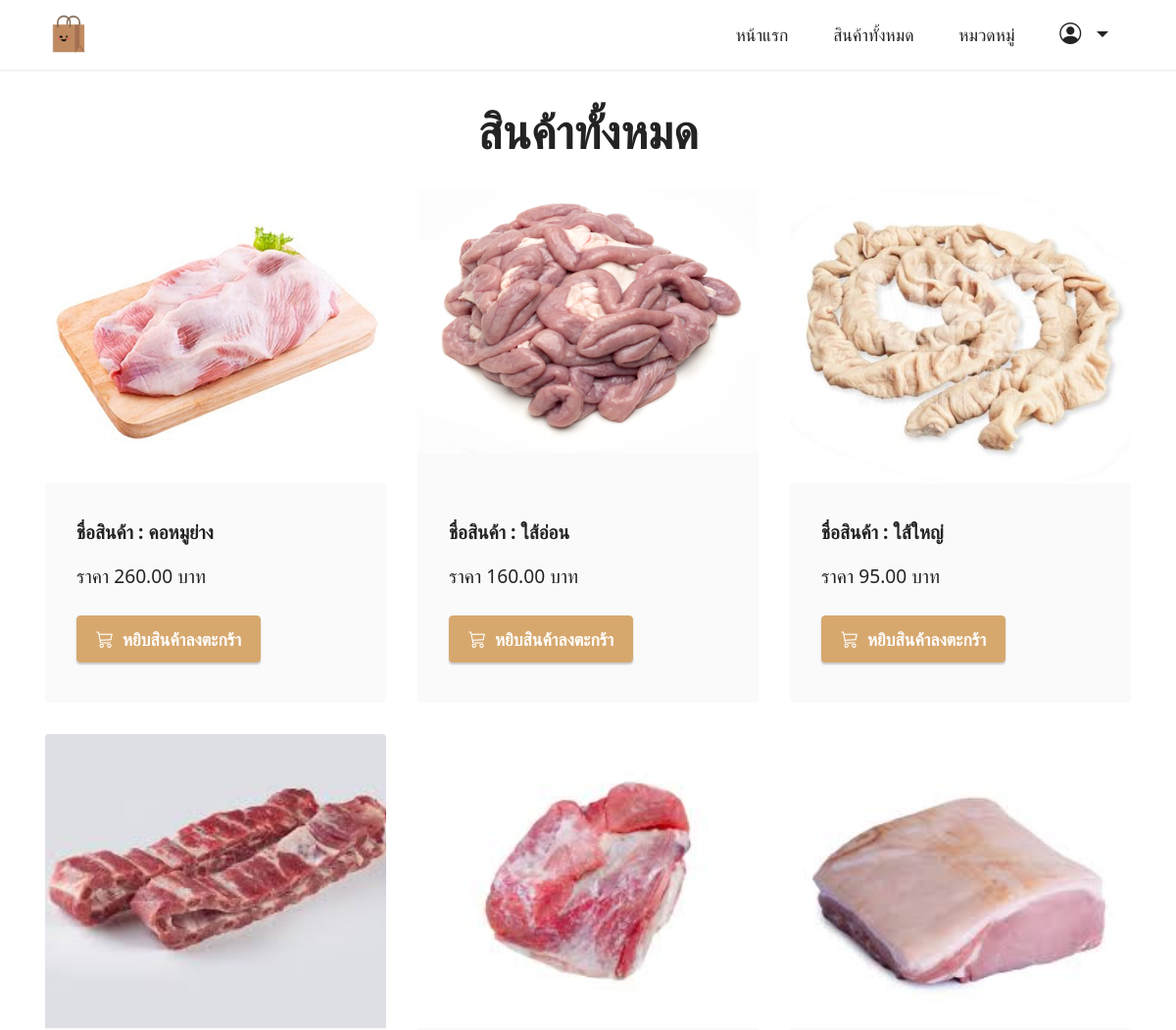
/product/ (upper part), run on an earlier commit of the app's database.
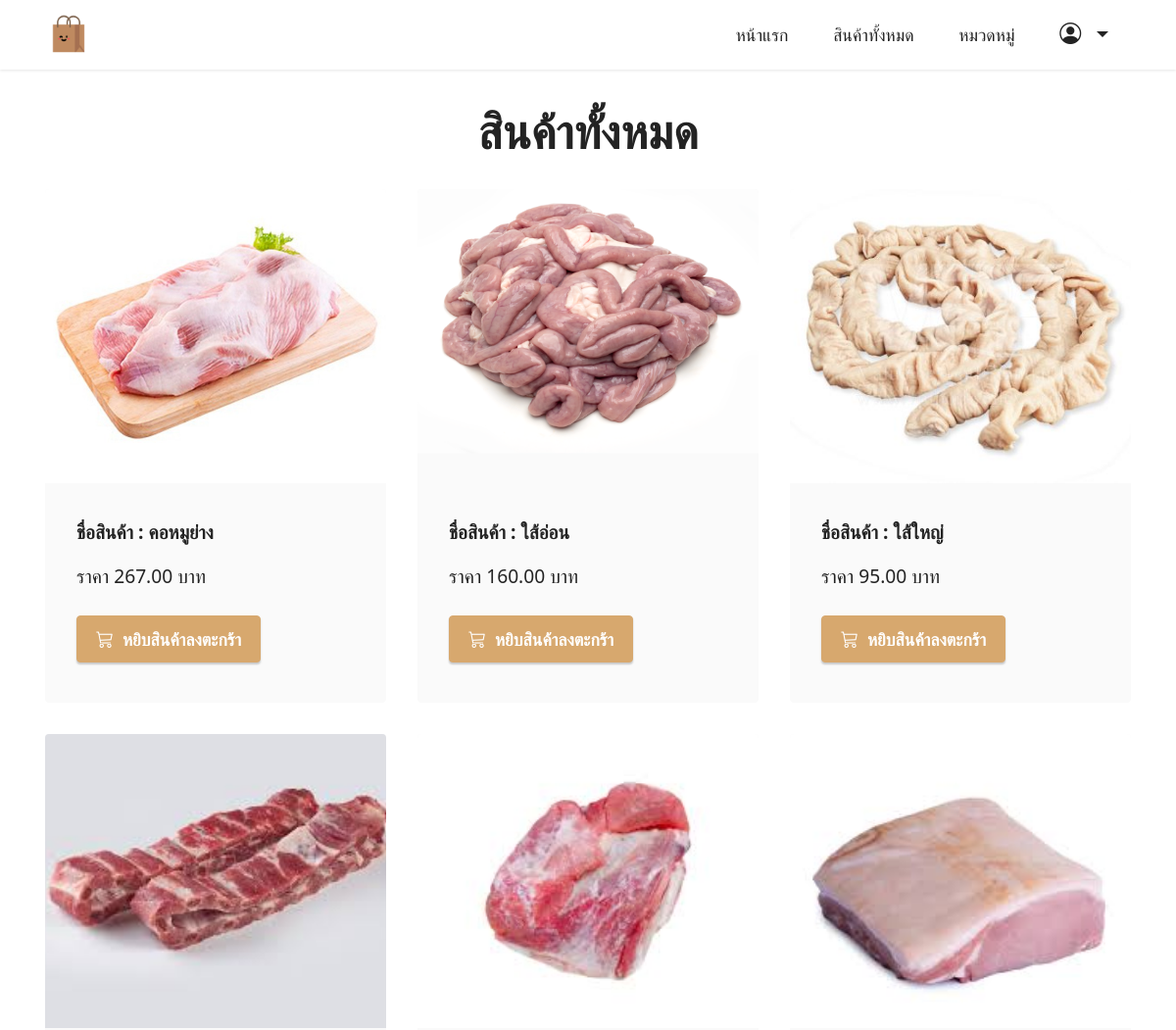
And on a later commit of the database.
### productapp/models.py (models this page shows, shortened)
class Product1(models.Model):
    category = models.ForeignKey(Category, on_delete=models.CASCADE,null=True)  # เชื่อมโยงกับ Category
    name = models.CharField(max_length=100)  # ชื่อสินค้า
    description = models.TextField(max_length=500)
    price = models.DecimalField(max_digits=10, decimal_places=2)
    stock = models.DecimalField(max_digits=10, decimal_places=2)
    is_trending = models.BooleanField(default=False)
    image = models.ImageField(upload_to="product")
    profitprice = models.DecimalField(max_digits=10, decimal_places=2)
    created_at = models.DateTimeField(auto_now_add=True)  # วันที่เพิ่ม
    updated_at = models.DateTimeField(auto_now=True)      # วันที่แก้ไข
    barcode = models.CharField(max_length=13, unique=True) # สามารถที่จะทำการเพิ่มได้แค่ 13 ตัว
    class Meta:
        verbose_name = "Product"
        verbose_name_plural = "รายการสินค้า"

### productapp/views.py (the view)
# urls.py: path('product/',views.product_list,name='product1'),
def product_list(request):
     all_product=Product1.objects.all().order_by("category") # เรียกลำดับจากชื่อสินค้า ถ้าเป็นการเพิ่ม order_by ตัวนี้จะมีการเชื่อมโยงกับ Product.html
     page=request.GET.get("page") # ดึงค่า parameter page เพิ่อระบุว่าผู้ใช้ต้องการดูหน้าที่เท่าไหร่ ถ้าไม่มี parametre page ใน url ค่านี้จะเป็น  None
     paginator=Paginator(all_product,10) #สร้าง object Paginator เพื่อแบ่งข้อมูล all_product ออกเป็นหน้า page โดยแต่ล่ะหน้าจะแสดงข้อมูล 3 รายการ
     all_product=paginator.get_page(page) #ดึงข้อมูลของหน้าที่ผู้ชายที่จะต้องการดู (ตามค่า page ที่ได้จาก url ) ถ้า page เป็น None  หรือไม่ถูกต้อง (เช่น มากกว่าจำนวณหน้าทั้งหมด ) จะดึงข้อมูลหน้าแรกมาให้โดยอัตโนมัติ
     return render (request,"product.html",{"all_product":all_product}) #ทำการดึงค่าตัวแปรมาเก็บไว้แล้ว Return กับไป

### productapp/templates/product.html (shortened to what this page needs)
{% extends "layout.html"%}
{% load humanize %}
{% block content%}
<section class="content2 cid-tsEQSCqggh" id="content2-2">
    <div class="container">
        <div class="mbr-section-head">
            <h4 class="mbr-section-title mbr-fonts-style align-center mb-0 display-2">
                <strong>สินค้าทั้งหมด</strong>
            </h4>
        </div>
        <div class="row mt-4">
        {% for Product1 in all_product %}
        <div class="item features-image сol-12 col-md-6 col-lg-4">
            <div class="item-wrapper">
                <div class="item-img">
                    <a href="{% url 'productDetail' Product1.id %}">
                        <img src="{{ Product1.image.url }}" >
                    </a>
                </div>
                <div class="item-content">
                    <h6 class="item-subtitle mbr-fonts-style mt-1 display-7">
                        <strong>ชื่อสินค้า : {{Product1.name}}</strong>
                    </h6>
                    <p class="mbr-text mbr-fonts-style mt-3 display-7">ราคา {{Product1.price | intcomma}} บาท</p>
                </div>
                <div class="mbr-section-btn item-footer mt-2">
                    {%if Product1.stock <= 0 %}
                         <h2 class="text-secondary text-center" t>สินค้าหมด</h2>
                    {% else %}
                        <a href="{% url 'addCart' Product1.id %}" class="btn btn-primary display-4">
                             <i class="bi bi-cart3"></i></i>&nbsp;
                                หยิบสินค้าลงตะกร้า
                         </a>
                     {% endif %}
                </div>
            </div>
        </div>
        {% endfor %}
    </div>
</section>
{% endblock%}

### productapp/templates/layout.html (shortened to what this page needs)
<!DOCTYPE html>
<html>
   {% load static %}
<head>
    <link href="https://cdn.jsdelivr.net/npm/bootstrap@5.0.2/dist/css/bootstrap.min.css" rel="stylesheet">
    <link rel="stylesheet" href="https://cdn.jsdelivr.net/npm/bootstrap-icons@1.10.5/font/bootstrap-icons.css">
    <link rel="stylesheet" href="{% static "assets/dropdown/css/style.css" %}">
    <link rel="stylesheet" href="{% static "assets/theme/css/style.css" %}">
    <link rel="stylesheet" href="{% static "assets/custom/css/custom-style.css" %}" type="text/css">
</head>
<body>
    <section class="menu menu3 cid-tsEQosCCDP" id="menu3-0">
        <nav class="navbar navbar-dropdown navbar-fixed-top navbar-expand-lg">
            <div class="container">
                <div class="navbar-brand">
                    <span class="navbar-logo">
                        <a href="/">
                            <img src="{% static "assets/images/shopping-bag.png" %}" style="height: 3rem;text-align: left;">
                        </a>
                    </span>
                </div>
                <div class="collapse navbar-collapse" id="navbarSupportedContent">
                    <ul class="navbar-nav nav-dropdown nav-right" data-app-modern-menu="true">
                        <li class="nav-item">
                            <a class="nav-link link text-black show display-4" href="/">หน้าแรก</a>
                        </li>
                        <li class="nav-item">
                            <a class="nav-link link text-black show display-4" href="/product">สินค้าทั้งหมด</a>
                        </li>
                        <li class="nav-item">
                            <a class="nav-link link text-black show display-4" href="/product">หมวดหมู่</a>
                        </li>
                            {% if request.user.is_authenticated %}
                            <li class="nav-item dropdown">
                                <a class="nav-link link text-black dropdown-toggle show display-4" data-toggle="dropdown-submenu" data-bs-toggle="dropdown" data-bs-auto-close="outside" aria-expanded="false">
                                    <span class="bi bi-person-circle iconfont"></span>
                                </a>
                                <div class="dropdown-menu show" aria-labelledby="dropdown-751" data-bs-popper="none">
                                    <a class="text-black show dropdown-item display-4" href="/orderHistory">สวัดดี,{{request.user.username}}</a>
                                    <a class="text-black show dropdown-item display-4" href="logout">ออกจากระบบ</a>
                                </div>
                            </li>
                            <li class="nav-item">
                                <a class="nav-link link text-black show display-4" href="/cart">
                                    <span class="bi bi-cart3 iconfont iconfont-btn"></span>
                                </a>
                            </li>
                            {% else %}
                            <li class="nav-item dropdown">
                                <a class="nav-link link text-black dropdown-toggle show display-4" data-toggle="dropdown-submenu" data-bs-toggle="dropdown" data-bs-auto-close="outside" aria-expanded="false">
                                    <span class="bi bi-person-circle iconfont"></span>
                                </a>
                            </li>
                            {% endif %}
                    </ul>
                </div>
            </div>
        </nav>
    </section>
    {% block content%}
    {% endblock %}
</body>
</html>

### productapp/static/assets/dropdown/css/style.css (style rules this page uses)
.navbar-dropdown { left: 0; padding: 0; position: absolute; right: 0; top: 0; transition: all 0.45s ease; z-index: 1030; background: #282828; }
.navbar-dropdown .navbar-logo { margin-right: 0.8rem; transition: margin 0.3s ease-in-out; vertical-align: middle; }
.navbar-dropdown .navbar-logo img { height: 3.125rem; transition: all 0.3s ease-in-out; }
.navbar-dropdown.navbar-fixed-top { position: fixed; }
.navbar-dropdown .navbar-brand span { vertical-align: -4px; }
.nav-dropdown { font-size: 0.75rem; font-weight: 500; height: auto !important; }
.nav-dropdown .link { margin: 0.667em 1.667em; font-weight: 500; padding: 0; transition: color 0.2s ease-in-out; }
.nav-dropdown .link.dropdown-toggle { margin-right: 2.583em; }
.nav-dropdown .link.dropdown-toggle::after { margin-left: 0.25rem; border-top: 0.35em solid; border-right: 0.35em solid transparent; border-left: 0.35em solid transparent; border-bottom: 0; }
.nav-dropdown .link::after, .nav-dropdown .dropdown-item::after { color: inherit; }

### productapp/static/assets/theme/css/style.css (style rules this page uses)
section { background-color: #ffffff; }
body { font-style: normal; line-height: 1.5; font-weight: 400; color: #232323; position: relative; }
section, .container, .container-fluid { position: relative; word-wrap: break-word; }
a { font-style: normal; font-weight: 400; cursor: pointer; }
a, a:hover { text-decoration: none; }
.mbr-section-title { font-style: normal; line-height: 1.3; }
.mbr-text { font-style: normal; line-height: 1.7; }
h1, h2, h3, h4, h5, h6, .display-1, .display-2, .display-4, .display-5, .display-7, span, p, a { line-height: 1; word-break: break-word; word-wrap: break-word; font-weight: 400; }
b, strong { font-weight: bold; }
section { background-position: 50% 50%; background-repeat: no-repeat; background-size: cover; }
.align-center { text-align: center; }
img, iframe { display: block; width: 100%; }
.mbr-section-btn { margin-left: -0.6rem; margin-right: -0.6rem; font-size: 0; }
.btn { font-weight: 600; border-width: 1px; font-style: normal; margin: 0.6rem 0.6rem; white-space: normal; transition: all 0.2s ease-in-out; display: inline-flex; align-items: center; justify-content: center; word-break: break-word; }
.menu .navbar-brand { display: -webkit-flex; }
.menu .navbar-brand span { display: flex; display: -webkit-flex; }
.menu .navbar-brand .navbar-logo img { display: -webkit-flex; width: auto; }
@media (min-width: 992px) { .menu .navbar-nav.nav-dropdown { display: -webkit-flex; } }
.nav-link .iconfont { margin-right: 0.5rem; }
.navbar { display: -webkit-flex; -webkit-flex-wrap: wrap; -webkit-align-items: center; -webkit-justify-content: space-between; }
.navbar-collapse { -webkit-flex-basis: 100%; -webkit-flex-grow: 1; -webkit-align-items: center; }
.nav-dropdown .link { padding: 0.667em 1.667em !important; margin: 0 !important; }
.row { display: -webkit-flex; -webkit-flex-wrap: wrap; }
html, body { height: auto; min-height: 100vh; }
ul, ol, pre, blockquote { margin-bottom: 2.3125rem; }
.mt-4 { margin-top: 2rem !important; }
@media (min-width: 992px) { .container { padding-left: 16px; padding-right: 16px; } }
@media (min-width: 992px) { .row { margin-left: -16px; margin-right: -16px; } }
@media (min-width: 992px) { .row > [class*=col] { padding-left: 16px; padding-right: 16px; } }
.card-wrapper, .item-wrapper { overflow: hidden; }
.item { position: relative; }

What changed in the data, as far as the page shows it:
changed Product1 "คอหมูย่าง": price "260.00" → "267.00"
